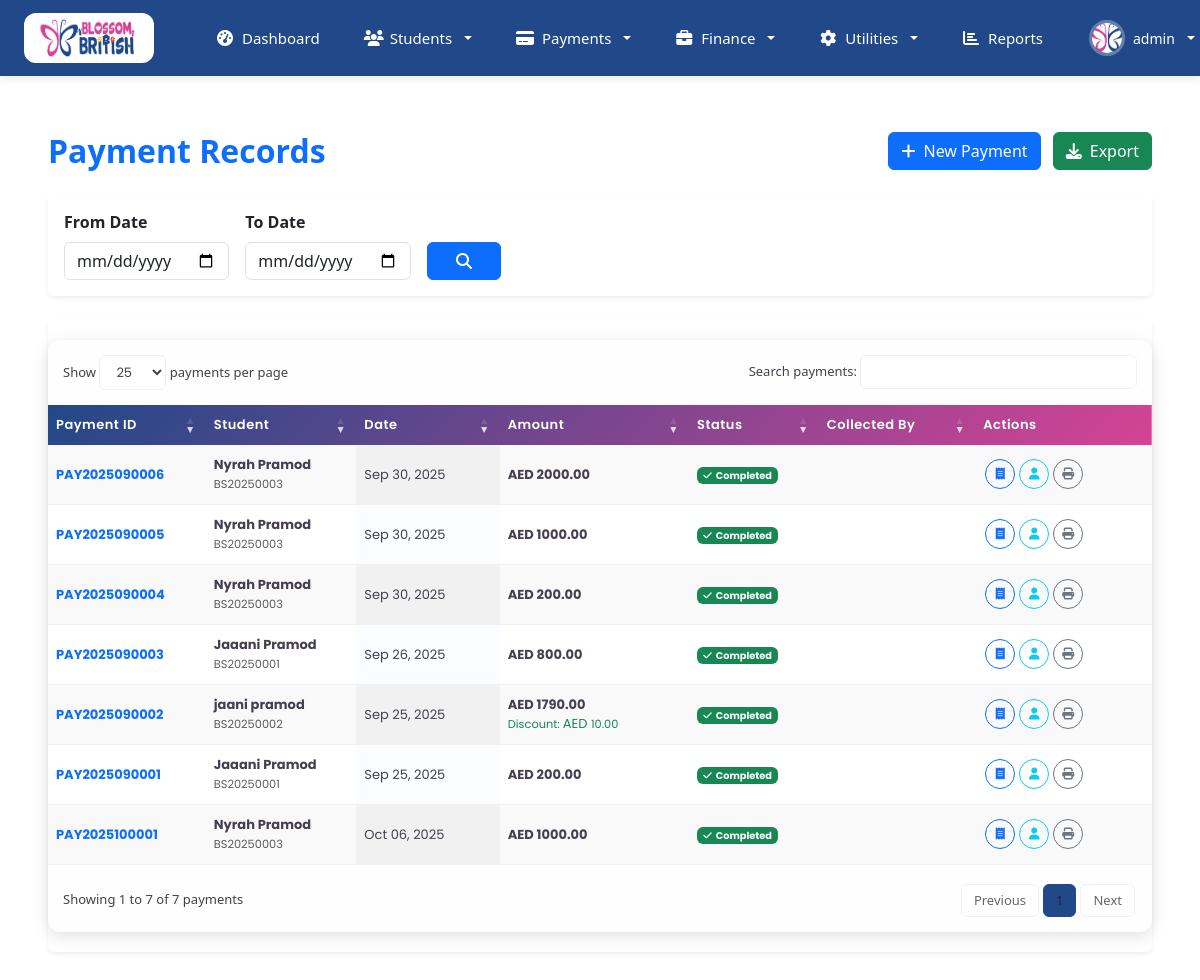
The app's page /payments/list/ (signed in), older data.
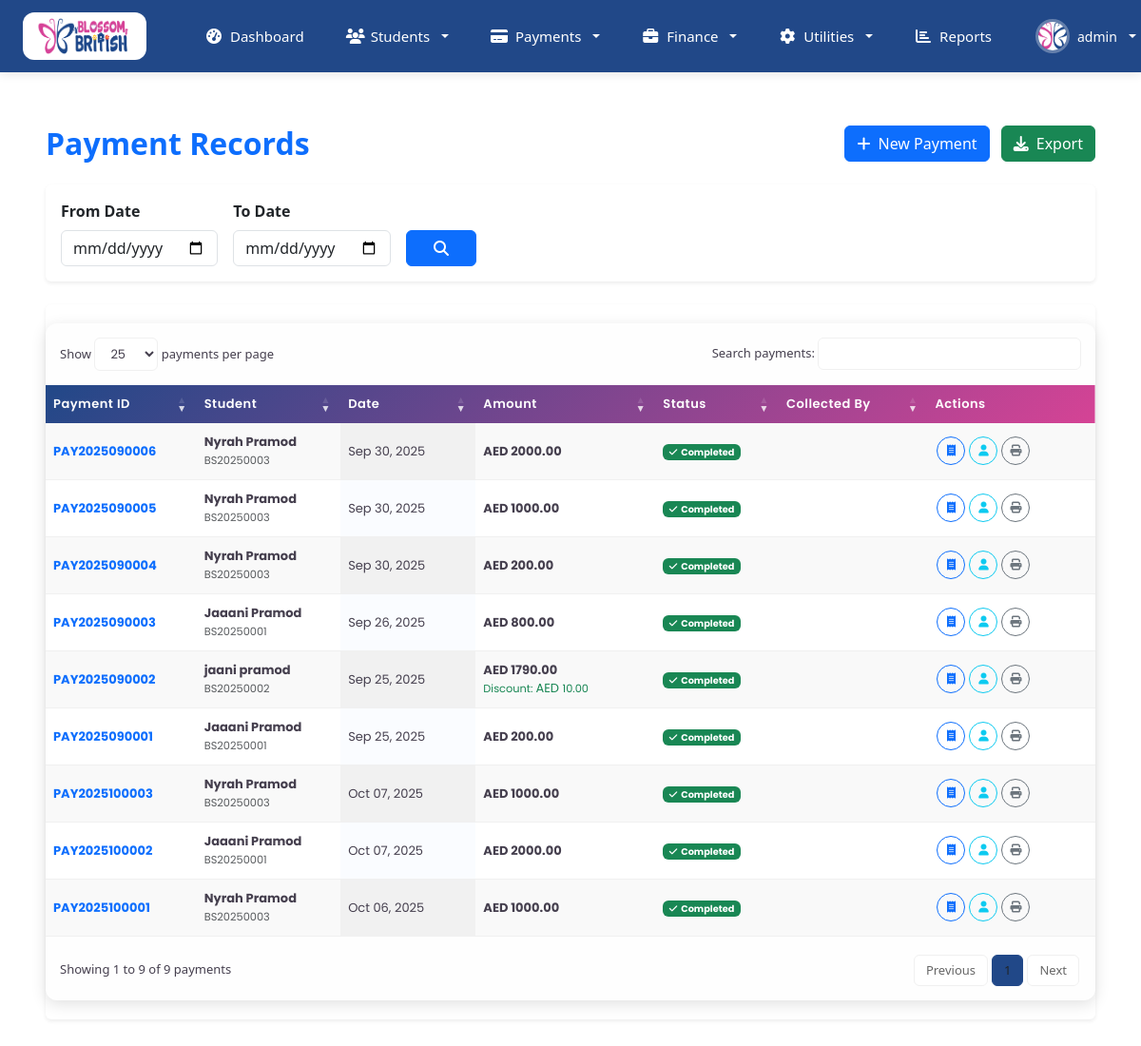
The same page, newer data.
### payments/models.py (models this page shows, shortened)
class Payment(models.Model):
    PAYMENT_STATUS_CHOICES = [
        ('pending', 'Pending'),
        ('completed', 'Completed'),
        ('failed', 'Failed'),
        ('refunded', 'Refunded'),
        ('cancelled', 'Cancelled'),
    ]
    PAYMENT_METHOD_CHOICES = [
        ('cash', 'Cash'),
        ('bank_transfer', 'Bank Transfer'),
        ('credit_card', 'Credit Card'),
        ('debit_card', 'Debit Card'),
        ('check', 'Check'),
        ('online', 'Online Payment'),
    ]
    payment_id = models.CharField(max_length=50, unique=True, blank=True)
    student = models.ForeignKey(Student, on_delete=models.CASCADE, related_name='payments')
    total_amount = models.DecimalField(max_digits=10, decimal_places=2)
    discount_amount = models.DecimalField(max_digits=10, decimal_places=2, default=0)
    late_fee_amount = models.DecimalField(max_digits=10, decimal_places=2, default=0)
    net_amount = models.DecimalField(max_digits=10, decimal_places=2)
    payment_method = models.CharField(max_length=20, choices=PAYMENT_METHOD_CHOICES)
    payment_status = models.CharField(max_length=20, choices=PAYMENT_STATUS_CHOICES, default='pending')
    transaction_reference = models.CharField(max_length=100, blank=True)
    payment_date = models.DateField()
    remarks = models.TextField(blank=True)
    receipt_number = models.CharField(max_length=50, blank=True)
    collected_by = models.ForeignKey(User, on_delete=models.SET_NULL, null=True, blank=True)
    created_at = models.DateTimeField(auto_now_add=True)
    updated_at = models.DateTimeField(auto_now=True)
    class Meta:
        ordering = ['-payment_date', '-created_at']
        indexes = [
            models.Index(fields=['payment_id']),
            models.Index(fields=['student']),
            models.Index(fields=['payment_date']),
            models.Index(fields=['payment_status']),
        ]

### students/models.py (models this page shows, shortened)
class Student(models.Model):
    GENDER_CHOICES = [
        ('M', 'Male'),
        ('F', 'Female'),
    ]
    STATUS_CHOICES = [
        ('pending', 'Pending'),
        ('approved', 'Approved'),
        ('enrolled', 'Enrolled'),
        ('rejected', 'Rejected'),
        ('graduated', 'Graduated'),
        ('transferred', 'Transferred'),
        ('withdrawn', 'Withdrawn'),
    ]
    DAYS_CHOICES = [
        ('2_days', '2 Days'),
        ('3_days', '3 Days'),
        ('4_days', '4 Days'),
        ('5_days', '5 Days'),
        ('6_days', '6 Days'),
        ('full_week', 'Full Week'),
    ]
    id = models.UUIDField(primary_key=True, default=uuid.uuid4, editable=False)
    student_id = models.CharField(max_length=20, unique=True, blank=True)
    first_name = models.CharField(max_length=100)
    last_name = models.CharField(max_length=100)
    family_name = models.CharField(max_length=100, blank=True)
    nationality = models.CharField(max_length=100)
    gender = models.CharField(max_length=1, choices=GENDER_CHOICES)
    date_of_birth = models.DateField()
    age_at_enrollment = models.IntegerField(blank=True, null=True)
    religion = models.CharField(max_length=100, blank=True)
    child_emirates_id = models.CharField(max_length=20, blank=True)
    languages_spoken = models.TextField(blank=True)
    child_photo = models.ImageField(upload_to='student_photos/child/', blank=True, null=True)
    mother_photo = models.ImageField(upload_to='student_photos/mother/', blank=True, null=True)
    father_photo = models.ImageField(upload_to='student_photos/father/', blank=True, null=True)
    father_name = models.CharField(max_length=100)
    father_nationality = models.CharField(max_length=100)
    father_place_of_work = models.CharField(max_length=200, blank=True)
    father_position_held = models.CharField(max_length=200, blank=True)
    father_mobile = models.CharField(max_length=20, blank=True)
    father_work_telephone = models.CharField(max_length=20, blank=True)
    father_email = models.EmailField(blank=True)
    mother_name = models.CharField(max_length=100)
    mother_nationality = models.CharField(max_length=100)
    mother_place_of_work = models.CharField(max_length=200, blank=True)
    mother_position_held = models.CharField(max_length=200, blank=True)
    mother_mobile = models.CharField(max_length=20, blank=True)
    mother_work_telephone = models.CharField(max_length=20, blank=True)
    mother_email = models.EmailField(blank=True)
    siblings_info = models.TextField(blank=True, help_text="Sibling names and ages")
    home_telephone = models.CharField(max_length=20, blank=True)
    full_home_address = models.TextField()
    po_box_number = models.CharField(max_length=50, blank=True)
    city = models.CharField(max_length=100, default='Dubai')
    first_contact_person = models.CharField(max_length=100)
    first_contact_relationship = models.CharField(max_length=50)
    first_contact_telephone = models.CharField(max_length=20)
    second_contact_person = models.CharField(max_length=100, blank=True)
    second_contact_relationship = models.CharField(max_length=50, blank=True)
    second_contact_telephone = models.CharField(max_length=20, blank=True)
    term_to_begin = models.TextField(null=True, blank=True)
    days_per_week = models.CharField(max_length=10, choices=DAYS_CHOICES, default="5_days")
    hours_required = models.CharField(max_length=200, blank=True)
    class_room = models.ForeignKey(ClassRooms, on_delete=models.SET_NULL, null=True, blank=True)
    status = models.CharField(max_length=20, choices=STATUS_CHOICES, default='pending',null=True, blank=True)
    approved = models.BooleanField(default=False)
    year_of_admission = models.IntegerField()
    date_start = models.DateField(blank=True, null=True)
    date_end = models.DateField(blank=True, null=True)
    is_active = models.BooleanField(default=True)
    created_by = models.ForeignKey(User, on_delete=models.SET_NULL, null=True, blank=True)
    email = models.EmailField(blank=True)
    phone_number = models.CharField(max_length=20, blank=True)
    created_at = models.DateTimeField(auto_now_add=True)
    updated_at = models.DateTimeField(auto_now=True)
    parent_signature_date = models.DateField(blank=True, null=True)
    class Meta:
        ordering = ['-created_at']
        indexes = [
            models.Index(fields=['student_id']),
            models.Index(fields=['status']),
            models.Index(fields=['created_at']),
        ]
    def get_full_name(self):
        return f"{self.first_name} {self.last_name}"

### payments/views.py (the view)
# urls.py: path('list/', views.PaymentListView.as_view(), name='payment_list'),
class PaymentListView(LoginRequiredMixin, ListView):
    model = Payment
    template_name = 'payments/payment_list.html'
    context_object_name = 'payments'
    paginate_by = 50
    def get_queryset(self):
        queryset = Payment.objects.select_related('student', 'collected_by').order_by('-created_at')
        student_name = self.request.GET.get('student_name')
        if student_name:
            queryset = queryset.filter(
                Q(student__first_name__icontains=student_name) |
                Q(student__last_name__icontains=student_name)
            )
        payment_method = self.request.GET.get('payment_method')
        if payment_method:
            queryset = queryset.filter(payment_method=payment_method)
        status = self.request.GET.get('status')
        if status:
            queryset = queryset.filter(payment_status=status)
        date_from = self.request.GET.get('date_from')
        if date_from:
            queryset = queryset.filter(payment_date__gte=date_from)
        date_to = self.request.GET.get('date_to')
        if date_to:
            queryset = queryset.filter(payment_date__lte=date_to)
        return queryset
    def get_context_data(self, **kwargs):
        context = super().get_context_data(**kwargs)
        context.update({
            'payment_methods': Payment.PAYMENT_METHOD_CHOICES,
            'payment_statuses': Payment.PAYMENT_STATUS_CHOICES,
        })
        return context

### home/context_processors.py (called while the page is built)
def user_context(request):
    if isinstance(request.user, AnonymousUser):
        return {}
    return {
        'user_full_name': f"{request.user.first_name} {request.user.last_name}".strip(),
        'user_initials': f"{request.user.first_name[:1]}{request.user.last_name[:1]}".upper() if request.user.first_name and request.user.last_name else request.user.username[:2].upper(),
        'user_role_display': request.user.role.title() if hasattr(request.user, 'role') else 'User',
    }

### templates/payments/payment_list.html (shortened to what the changed rows need)
{% extends 'auth_templates/index.html' %}
{% load static %}
{% block content %}
<div class="container-fluid p-4">
    <div class="d-flex justify-content-between align-items-center mb-4">
        <h2 class="text-primary fw-bold mb-0">Payment Records</h2>
    </div>
    <div class="card border-0 shadow-sm">
        <div class="card-body p-0">
            <div class="table-responsive-1 ">
                <table class="display mb-0" id="paymentsTable">
                    <thead class="table-light">
                        <tr>
                            <th>Payment ID</th>
                            <th>Student</th>
                            <th>Date</th>
                            <th>Amount</th>
                            <th>Status</th>
                            <th>Collected By</th>
                            <th>Actions</th>
                        </tr>
                    </thead>
                    <tbody>
                        {% for payment in payments %}
                        <tr>
                            <td>
                                <strong class="text-primary">{{ payment.payment_id }}</strong>
                            </td>
                            <td>
                                <div>
                                    <strong>{{ payment.student.get_full_name }}</strong><br>
                                    <small class="text-muted">{{ payment.student.student_id }}</small>
                                </div>
                            </td>
                            <td>{{ payment.payment_date|date:"M d, Y" }}</td>
                            <td>
                                <div>
                                    <strong><span style='font-size:small'>AED </span>{{ payment.net_amount|floatformat:2 }}</strong>
                                    {% if payment.discount_amount > 0 %}
                                    <br><small class="text-success">Discount: <span style='font-size:small'>AED </span>{{ payment.discount_amount|floatformat:2 }}</small>
                                    {% endif %}
                                </div>
                            </td>
                            <td>
                                {% if payment.payment_status == 'completed' %}
                                    <span class="badge bg-success">
                                        <i class="fas fa-check me-1"></i>Completed
                                    </span>
                                {% elif payment.payment_status == 'pending' %}
                                    <span class="badge bg-warning">
                                        <i class="fas fa-clock me-1"></i>Pending
                                    </span>
                                {% elif payment.payment_status == 'failed' %}
                                    <span class="badge bg-danger">
                                        <i class="fas fa-times me-1"></i>Failed
                                    </span>
                                {% elif payment.payment_status == 'refunded' %}
                                    <span class="badge bg-info">
                                        <i class="fas fa-undo me-1"></i>Refunded
                                    </span>
                                {% else %}
                                    <span class="badge bg-secondary">{{ payment.get_payment_status_display }}</span>
                                {% endif %}
                            </td>
                            <td>
                            </td>
                            <td>
                                <div class="btn-group" role="group">
                                    <a href="{% url 'payment_receipt' payment.id %}"
                                       class="btn btn-sm btn-outline-primary" title="View Receipt">
                                        <i class="fas fa-receipt"></i>
                                    </a>
                                    <a href="{% url 'student_payment_details' payment.student.id %}"
                                       class="btn btn-sm btn-outline-info" title="Student Details">
                                        <i class="fas fa-user"></i>
                                    </a>
                                    {% if payment.payment_status == 'completed' %}
                                    <a class="btn btn-sm btn-outline-secondary"
                                            href="{% url 'generate_invoice' payment.id %}" target="_blank" title="Print Receipt">
                                        <i class="fas fa-print"></i>
                                </a>
                                    {% endif %}
                                </div>
                            </td>
                        </tr>
                        {% endfor %}
                    </tbody>
                </table>
            </div>
        </div>
    </div>
</div>
<link rel="stylesheet" href="{% static 'css/jquery.dataTables.min.css' %}">
{% endblock %}

Row changes from the older to the newer data that the page shows:
added Payment: payment_id "PAY2025100003", student.get_full_name "Nyrah Pramod", student.student_id "BS20250003", payment_date "Oct 07, 2025", net_amount "1000.00", payment_status "completed" (drawn)
added Payment: payment_id "PAY2025100002", student.get_full_name "Jaaani Pramod", student.student_id "BS20250001", payment_date "Oct 07, 2025", net_amount "2000.00", payment_status "completed" (drawn)
Text that changed along with them:
text written by a page script: "Show payments per page Search payments: Showing 1 to 7 of 7 payments Previous 1 Next" → "Show payments per page Search payments: Showing 1 to 9 of 9 payments Previous 1 Next"
